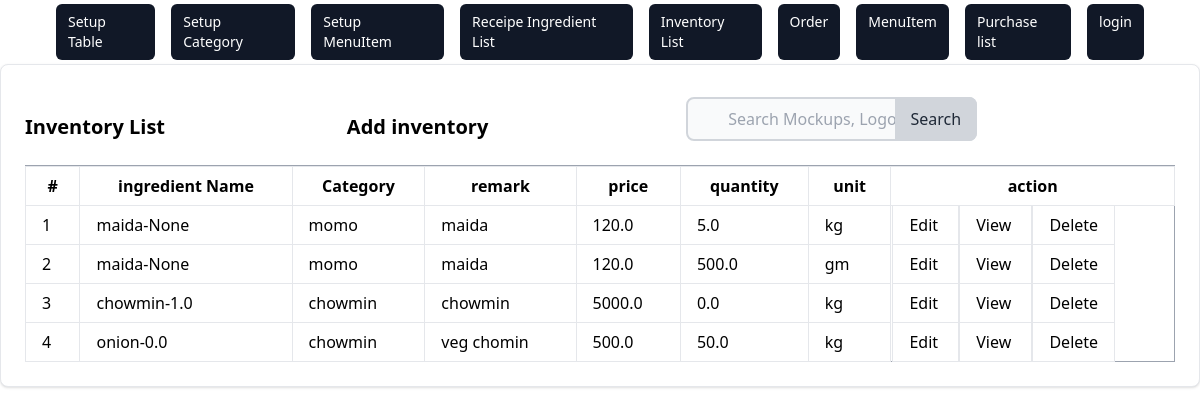
/inventory/list/, run on the app's committed database.
### inventory/models.py (models this page shows, shortened)
class Inventory(models.Model):
    category = models.ForeignKey(Category, on_delete=models.CASCADE)
    ingredient_name = models.ForeignKey(
        Ingredient, on_delete=models.CASCADE, max_length=100)
    quantity = models.FloatField()
    price = models.FloatField()
    unit = models.CharField(choices=CHOICES, max_length=100)
    description = models.TextField()

### menu/models.py (models this page shows)
class Ingredient(models.Model):
    name = models.CharField(max_length=50)
    quantity = models.FloatField(null=True)
    def __str__(self):
        return f'{self.name}-{self.quantity}'

class Category(models.Model):
    name = models.CharField(max_length=100)
    description = models.TextField()
    def __str__(self):
        return self.name

### inventory/views.py (the view)
# urls.py: path('list/', views.InventoryListView.as_view(), name='inventory_list'),
class InventoryListView(ListView):
    model = Inventory
    template_name = 'inventory/inventory_list.html'
    success_url = reverse_lazy('inventory:inventory_list')

### inventory/templates/inventory/inventory_list.html (shortened to what this page needs)
{% extends './base.html' %} {% block content %}
<div class="card max-w-80%  p-6 bg-white border border-gray-200 rounded-lg shadow dark:bg-gray-800 dark:border-gray-400">
  <div class="row">
    <div class="flex items-center justify-between">
        <h5 class="text-xl font-semibold">Inventory List</h5>
        <a href="{% url 'inventory:create' %}" class="text-xl font-semibold text-grey-200 hover:underline hover:text-blue-00 ml-auto">
         <h5>  Add inventory</h5>
        </a>
      <form method="get" action="{% url 'inventory:inventory_search' %}" class="max-w-md mx-auto px-4 py-2 justify-end">
        <div class="relative">
            <input
            type="search"
            id="default-search"
            name='q'
            class="block w-full pl-10 pr-4 py-2 rounded-lg border-2 border-gray-300 bg-gray-50 focus:ring-blue-500 focus:border-blue-500"
            placeholder="Search Mockups, Logos..."
            required
          />
          <button
            type="submit"
            class="absolute inset-y-0 right-0 px-4 py-2 bg-gray-300 text-gray-800 rounded-r-lg hover:bg-gray-400 focus:outline-none focus:bg-gray-400"
          >
            Search
          </button>
        </div>
      </form>
    </div>
      <div class="card-body">
        <table class="table-auto w-full border-collapse border border-gray-400 table-bordered">
          <th class="px-1 py-0">
            <tr>
              <th class="px-4 py-2 border px-4 py-2" >#</th>
              <th class="px-4 py-2  border ">ingredient Name</th>
              <th class="px-4 py-2  border ">Category</th>
              <th class="px-4 py-2  border ">remark</th>
              <th  class="px-4 py-2  border ">price</th>
              <th class="px-4 py-2  border ">quantity</th>
              <th class="px-4 py-2  border ">unit</th>
              <th col="3" class="px-0 py-0  border ">action</th>
            </tr>
          </th>
          <tbody>
            {% if object_list %} {% for inventory in object_list %}
            <tr>
              <td class="border px-4 py-2">{{ inventory.id}}</td>
              <td class="border px-4 py-2">{{ inventory.ingredient_name }}</td>
              <td class="border px-4 py-2">{{ inventory.category }}</td>
              <td class="border px-4 py-2">{{ inventory.description }}</td>
              <td class="border px-4 py-2">{{ inventory.price }}</td>
              <td  class="border px-4 py-2">{{ inventory.quantity }}</td>
              <td class="border px-4 py-2">{{ inventory.unit}}</td>
              <td>
                <a  class="border px-4 py-2"  href="{% url 'inventory:update' inventory.id  %}"> Edit </a>
                <a class="border px-4 py-2"  href="{% url 'inventory:inventory_detail' inventory.id %}"> View </a>
                <a  class="border px-4 py-2" href="{% url 'inventory:inventory_delete' inventory.id %}" > Delete </a>
              </td>
            </tr>
          {% endfor %}
          {% else %}
            <tr><td colspan="8" class="border px-4 py-2">No inventory found</td></tr>
          {% endif %}
          </tbody>
        </table>
      </div>
    </div>
  </div>
  </div>
{% endblock %}

### data on the page
Inventory: id "1", ingredient_name "maida-None", category "momo", description "maida", price "120.0", quantity "5.0", unit "kg"
Inventory: id "2", ingredient_name "maida-None", category "momo", description "maida", price "120.0", quantity "500.0", unit "gm"
Inventory: id "3", ingredient_name "chowmin-1.0", category "chowmin", description "chowmin", price "5000.0", quantity "0.0", unit "kg"
Inventory: id "4", ingredient_name "onion-0.0", category "chowmin", description "veg chomin", price "500.0", quantity "50.0", unit "kg"
